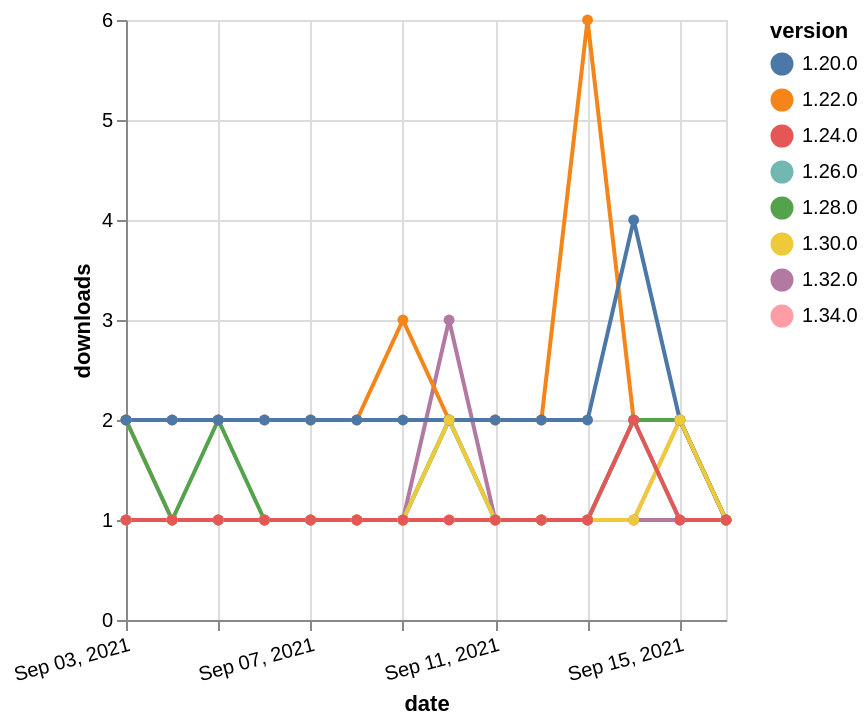

Write the Vega-Lite specification saved for this chart.
### Vega-Lite specification from a JSON file in a GitHub repository (floating-point values rounded to 4 significant figures)
{"$schema": "https://vega.github.io/schema/vega-lite/v5.json", "description": "A simple bar chart with embedded data.", "data": {"values": [{"date": "2021-09-03", "total": 115, "delta": 2, "version": "1.34.0"}, {"date": "2021-09-04", "total": 116, "delta": 1, "version": "1.34.0"}, {"date": "2021-09-05", "total": 117, "delta": 1, "version": "1.34.0"}, {"date": "2021-09-06", "total": 118, "delta": 1, "version": "1.34.0"}, {"date": "2021-09-07", "total": 119, "delta": 1, "version": "1.34.0"}, {"date": "2021-09-08", "total": 120, "delta": 1, "version": "1.34.0"}, {"date": "2021-09-09", "total": 121, "delta": 1, "version": "1.34.0"}, {"date": "2021-09-10", "total": 122, "delta": 1, "version": "1.34.0"}, {"date": "2021-09-11", "total": 123, "delta": 1, "version": "1.34.0"}, {"date": "2021-09-12", "total": 124, "delta": 1, "version": "1.34.0"}, {"date": "2021-09-13", "total": 125, "delta": 1, "version": "1.34.0"}, {"date": "2021-09-14", "total": 126, "delta": 1, "version": "1.34.0"}, {"date": "2021-09-15", "total": 128, "delta": 2, "version": "1.34.0"}, {"date": "2021-09-16", "total": 129, "delta": 1, "version": "1.34.0"}, {"date": "2021-09-03", "total": 167, "delta": 1, "version": "1.32.0"}, {"date": "2021-09-04", "total": 168, "delta": 1, "version": "1.32.0"}, {"date": "2021-09-05", "total": 169, "delta": 1, "version": "1.32.0"}, {"date": "2021-09-06", "total": 170, "delta": 1, "version": "1.32.0"}, {"date": "2021-09-07", "total": 171, "delta": 1, "version": "1.32.0"}, {"date": "2021-09-08", "total": 172, "delta": 1, "version": "1.32.0"}, {"date": "2021-09-09", "total": 173, "delta": 1, "version": "1.32.0"}, {"date": "2021-09-10", "total": 176, "delta": 3, "version": "1.32.0"}, {"date": "2021-09-11", "total": 177, "delta": 1, "version": "1.32.0"}, {"date": "2021-09-12", "total": 178, "delta": 1, "version": "1.32.0"}, {"date": "2021-09-13", "total": 179, "delta": 1, "version": "1.32.0"}, {"date": "2021-09-14", "total": 180, "delta": 1, "version": "1.32.0"}, {"date": "2021-09-15", "total": 181, "delta": 1, "version": "1.32.0"}, {"date": "2021-09-16", "total": 182, "delta": 1, "version": "1.32.0"}, {"date": "2021-09-03", "total": 2497, "delta": 2, "version": "1.22.0"}, {"date": "2021-09-04", "total": 2499, "delta": 2, "version": "1.22.0"}, {"date": "2021-09-05", "total": 2501, "delta": 2, "version": "1.22.0"}, {"date": "2021-09-06", "total": 2503, "delta": 2, "version": "1.22.0"}, {"date": "2021-09-07", "total": 2505, "delta": 2, "version": "1.22.0"}, {"date": "2021-09-08", "total": 2507, "delta": 2, "version": "1.22.0"}, {"date": "2021-09-09", "total": 2510, "delta": 3, "version": "1.22.0"}, {"date": "2021-09-10", "total": 2512, "delta": 2, "version": "1.22.0"}, {"date": "2021-09-11", "total": 2514, "delta": 2, "version": "1.22.0"}, {"date": "2021-09-12", "total": 2516, "delta": 2, "version": "1.22.0"}, {"date": "2021-09-13", "total": 2522, "delta": 6, "version": "1.22.0"}, {"date": "2021-09-14", "total": 2524, "delta": 2, "version": "1.22.0"}, {"date": "2021-09-15", "total": 2526, "delta": 2, "version": "1.22.0"}, {"date": "2021-09-16", "total": 2527, "delta": 1, "version": "1.22.0"}, {"date": "2021-09-03", "total": 190, "delta": 2, "version": "1.28.0"}, {"date": "2021-09-04", "total": 191, "delta": 1, "version": "1.28.0"}, {"date": "2021-09-05", "total": 193, "delta": 2, "version": "1.28.0"}, {"date": "2021-09-06", "total": 194, "delta": 1, "version": "1.28.0"}, {"date": "2021-09-07", "total": 195, "delta": 1, "version": "1.28.0"}, {"date": "2021-09-08", "total": 196, "delta": 1, "version": "1.28.0"}, {"date": "2021-09-09", "total": 197, "delta": 1, "version": "1.28.0"}, {"date": "2021-09-10", "total": 199, "delta": 2, "version": "1.28.0"}, {"date": "2021-09-11", "total": 200, "delta": 1, "version": "1.28.0"}, {"date": "2021-09-12", "total": 201, "delta": 1, "version": "1.28.0"}, {"date": "2021-09-13", "total": 202, "delta": 1, "version": "1.28.0"}, {"date": "2021-09-14", "total": 204, "delta": 2, "version": "1.28.0"}, {"date": "2021-09-15", "total": 206, "delta": 2, "version": "1.28.0"}, {"date": "2021-09-16", "total": 207, "delta": 1, "version": "1.28.0"}, {"date": "2021-09-03", "total": 196, "delta": 1, "version": "1.26.0"}, {"date": "2021-09-04", "total": 197, "delta": 1, "version": "1.26.0"}, {"date": "2021-09-05", "total": 198, "delta": 1, "version": "1.26.0"}, {"date": "2021-09-06", "total": 199, "delta": 1, "version": "1.26.0"}, {"date": "2021-09-07", "total": 200, "delta": 1, "version": "1.26.0"}, {"date": "2021-09-08", "total": 201, "delta": 1, "version": "1.26.0"}, {"date": "2021-09-09", "total": 202, "delta": 1, "version": "1.26.0"}, {"date": "2021-09-10", "total": 204, "delta": 2, "version": "1.26.0"}, {"date": "2021-09-11", "total": 205, "delta": 1, "version": "1.26.0"}, {"date": "2021-09-12", "total": 206, "delta": 1, "version": "1.26.0"}, {"date": "2021-09-13", "total": 207, "delta": 1, "version": "1.26.0"}, {"date": "2021-09-14", "total": 209, "delta": 2, "version": "1.26.0"}, {"date": "2021-09-15", "total": 210, "delta": 1, "version": "1.26.0"}, {"date": "2021-09-16", "total": 211, "delta": 1, "version": "1.26.0"}, {"date": "2021-09-03", "total": 2349, "delta": 2, "version": "1.20.0"}, {"date": "2021-09-04", "total": 2351, "delta": 2, "version": "1.20.0"}, {"date": "2021-09-05", "total": 2353, "delta": 2, "version": "1.20.0"}, {"date": "2021-09-06", "total": 2355, "delta": 2, "version": "1.20.0"}, {"date": "2021-09-07", "total": 2357, "delta": 2, "version": "1.20.0"}, {"date": "2021-09-08", "total": 2359, "delta": 2, "version": "1.20.0"}, {"date": "2021-09-09", "total": 2361, "delta": 2, "version": "1.20.0"}, {"date": "2021-09-10", "total": 2363, "delta": 2, "version": "1.20.0"}, {"date": "2021-09-11", "total": 2365, "delta": 2, "version": "1.20.0"}, {"date": "2021-09-12", "total": 2367, "delta": 2, "version": "1.20.0"}, {"date": "2021-09-13", "total": 2369, "delta": 2, "version": "1.20.0"}, {"date": "2021-09-14", "total": 2373, "delta": 4, "version": "1.20.0"}, {"date": "2021-09-15", "total": 2375, "delta": 2, "version": "1.20.0"}, {"date": "2021-09-16", "total": 2376, "delta": 1, "version": "1.20.0"}, {"date": "2021-09-03", "total": 152, "delta": 1, "version": "1.30.0"}, {"date": "2021-09-04", "total": 153, "delta": 1, "version": "1.30.0"}, {"date": "2021-09-05", "total": 154, "delta": 1, "version": "1.30.0"}, {"date": "2021-09-06", "total": 155, "delta": 1, "version": "1.30.0"}, {"date": "2021-09-07", "total": 156, "delta": 1, "version": "1.30.0"}, {"date": "2021-09-08", "total": 157, "delta": 1, "version": "1.30.0"}, {"date": "2021-09-09", "total": 158, "delta": 1, "version": "1.30.0"}, {"date": "2021-09-10", "total": 160, "delta": 2, "version": "1.30.0"}, {"date": "2021-09-11", "total": 161, "delta": 1, "version": "1.30.0"}, {"date": "2021-09-12", "total": 162, "delta": 1, "version": "1.30.0"}, {"date": "2021-09-13", "total": 163, "delta": 1, "version": "1.30.0"}, {"date": "2021-09-14", "total": 164, "delta": 1, "version": "1.30.0"}, {"date": "2021-09-15", "total": 166, "delta": 2, "version": "1.30.0"}, {"date": "2021-09-16", "total": 167, "delta": 1, "version": "1.30.0"}, {"date": "2021-09-03", "total": 241, "delta": 1, "version": "1.24.0"}, {"date": "2021-09-04", "total": 242, "delta": 1, "version": "1.24.0"}, {"date": "2021-09-05", "total": 243, "delta": 1, "version": "1.24.0"}, {"date": "2021-09-06", "total": 244, "delta": 1, "version": "1.24.0"}, {"date": "2021-09-07", "total": 245, "delta": 1, "version": "1.24.0"}, {"date": "2021-09-08", "total": 246, "delta": 1, "version": "1.24.0"}, {"date": "2021-09-09", "total": 247, "delta": 1, "version": "1.24.0"}, {"date": "2021-09-10", "total": 248, "delta": 1, "version": "1.24.0"}, {"date": "2021-09-11", "total": 249, "delta": 1, "version": "1.24.0"}, {"date": "2021-09-12", "total": 250, "delta": 1, "version": "1.24.0"}, {"date": "2021-09-13", "total": 251, "delta": 1, "version": "1.24.0"}, {"date": "2021-09-14", "total": 253, "delta": 2, "version": "1.24.0"}, {"date": "2021-09-15", "total": 254, "delta": 1, "version": "1.24.0"}, {"date": "2021-09-16", "total": 255, "delta": 1, "version": "1.24.0"}]}, "width": "container", "mark": {"type": "line", "point": {"filled": true}}, "encoding": {"x": {"field": "date", "type": "temporal", "timeUnit": "yearmonthdate", "title": "date", "axis": {"labelAngle": -15}}, "y": {"field": "delta", "type": "quantitative", "title": "downloads"}, "color": {"field": "version", "type": "nominal"}, "tooltip": {"field": "delta"}}}
